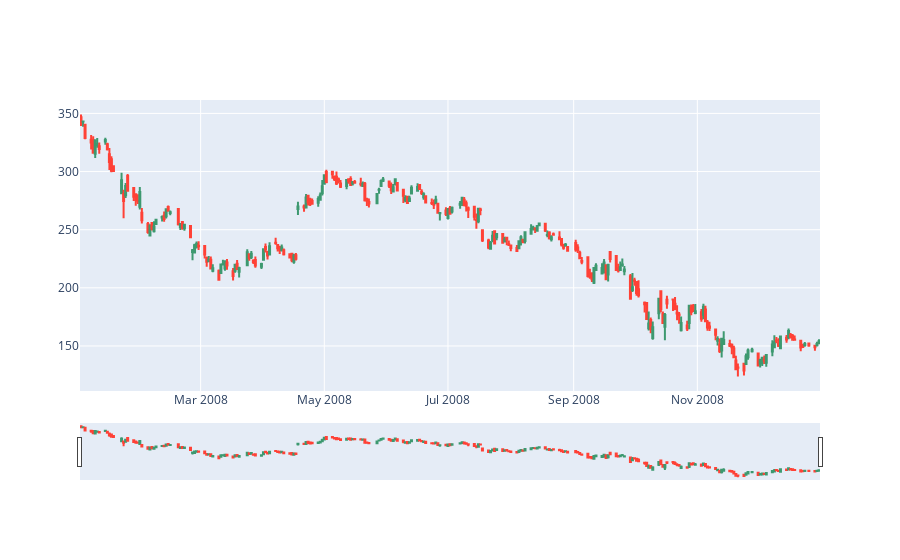

The notebook cell saved with this chart:
### Code cell
# Candlestick chart of 2008
trace = go.Candlestick(x=google['2008'].index,
                open=google['2008'].Open,
                high=google['2008'].High,
                low=google['2008'].Low,
                close=google['2008'].Close)
data = [trace]
iplot(data, filename='simple_candlestick')

### Figure 1 — Plotly figure (JSON) as saved in the notebook; plotly's stock layout.template omitted (floating-point values rounded to 4 significant figures; data arrays with more than 128 entries replaced by an {"elided": "..."} marker saying what was removed)
{"data": [{"close": {"elided": "253 float values"}, "high": {"elided": "253 float values"}, "low": {"elided": "253 float values"}, "open": {"elided": "253 float values"}, "x": {"elided": "253 str values"}, "type": "candlestick"}], "layout": {}}
